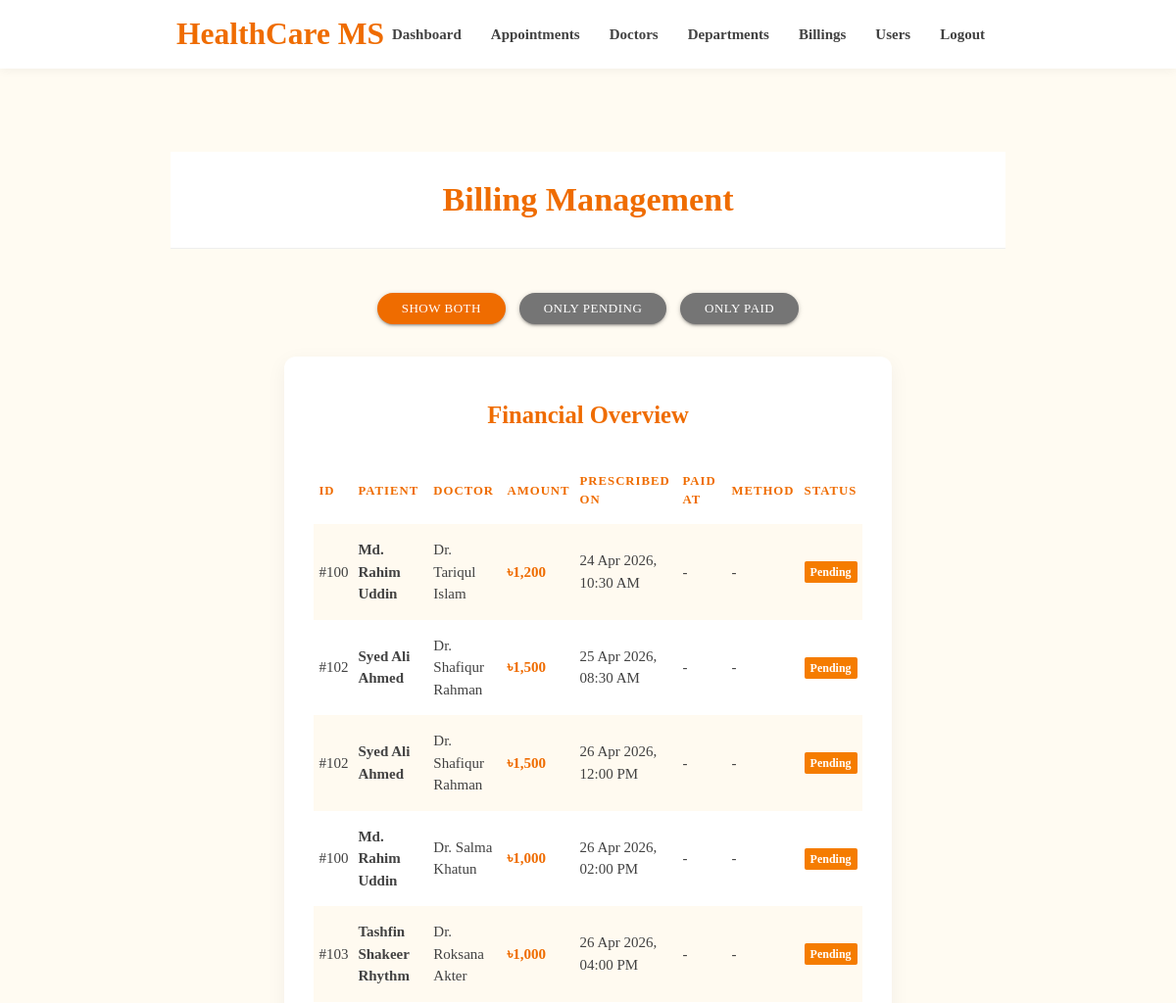
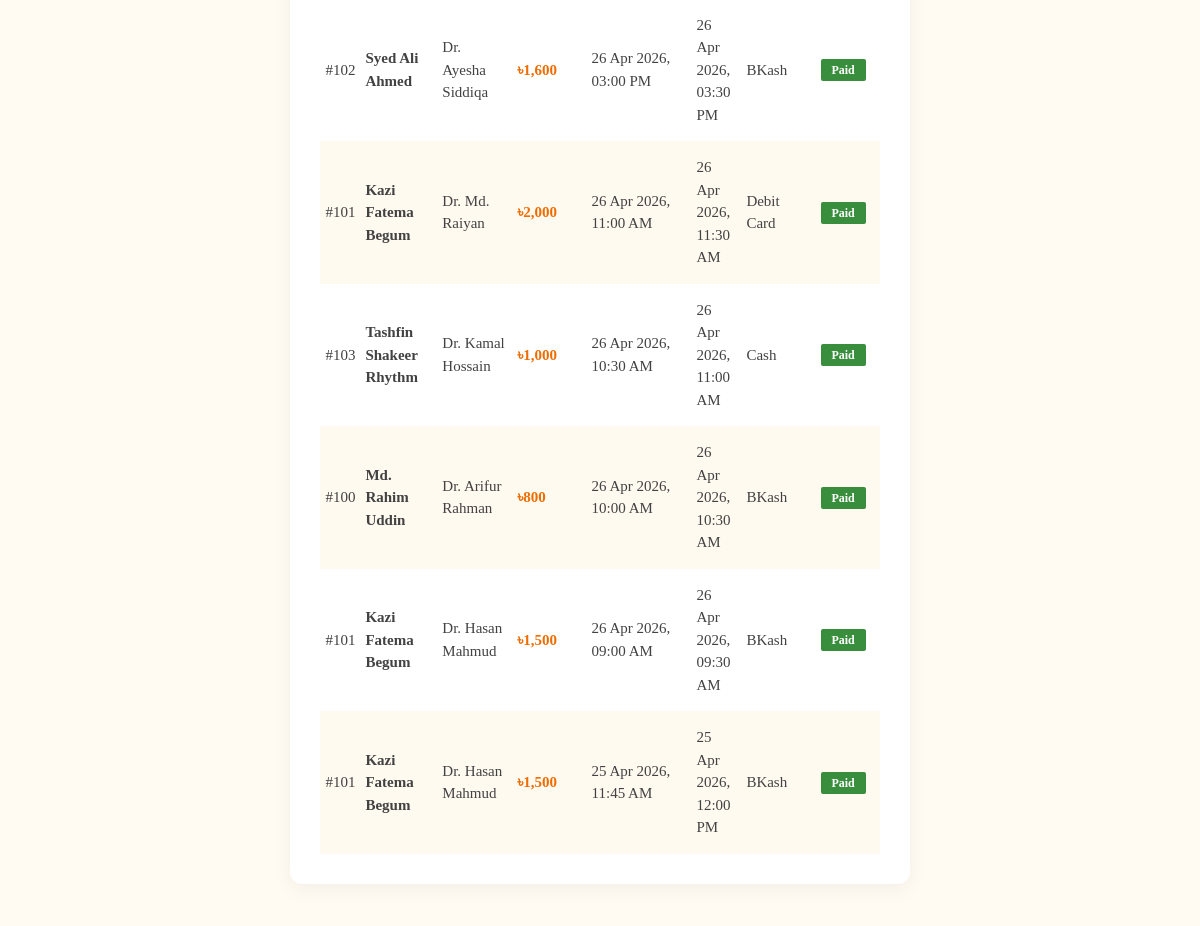
The app's page /admin/billing-list.php (signed in) with its own data (2 pictures, top to bottom).
### tables this page shows
CREATE TABLE `billings` (
    `id` int(11) NOT NULL AUTO_INCREMENT,
    `prescription_id` int(11) NOT NULL,
    `patient_id` int(11) NOT NULL,
    `amount` int(11) NOT NULL,
    `payment_method` varchar(50) DEFAULT NULL,
    `status` varchar(50) NOT NULL DEFAULT 'pending',
    `paid_at` datetime DEFAULT NULL,
    PRIMARY KEY (`id`),
    CONSTRAINT `fk_bill_prescription` FOREIGN KEY (`prescription_id`) REFERENCES `prescriptions` (`id`) ON DELETE CASCADE ON UPDATE CASCADE,
    CONSTRAINT `fk_bill_patient` FOREIGN KEY (`patient_id`) REFERENCES `users` (`id`) ON DELETE CASCADE ON UPDATE CASCADE
);

CREATE TABLE `users` (
    `id` int(11) NOT NULL,
    `name` varchar(100) NOT NULL,
    `email` varchar(100) NOT NULL,
    `password` varchar(100) NOT NULL,
    `role` enum('patient','doctor') NOT NULL DEFAULT 'patient',
    `timestamp` varchar(100) DEFAULT NULL,
    PRIMARY KEY (`id`),
    UNIQUE KEY `uq_email` (`email`)
);

CREATE TABLE `prescriptions` (
    `id` int(11) NOT NULL AUTO_INCREMENT,
    `doctor_id` int(11) NOT NULL,
    `patient_id` int(11) NOT NULL,
    `medications` varchar(500) NOT NULL,
    `instructions` varchar(1000) DEFAULT NULL,
    `created_at` datetime NOT NULL,
    PRIMARY KEY (`id`),
    CONSTRAINT `fk_presc_doctor` FOREIGN KEY (`doctor_id`) REFERENCES `doctors` (`id`) ON DELETE CASCADE ON UPDATE CASCADE,
    CONSTRAINT `fk_presc_patient` FOREIGN KEY (`patient_id`) REFERENCES `users` (`id`) ON DELETE CASCADE ON UPDATE CASCADE
);

### admin/billing-list.php (the view, shortened to what this page needs)
<?php require('layout/header.php'); ?>
<?php require('layout/topnav.php'); ?>
<?php require('layout/left-sidebar-short.php'); ?>
<?php require_once('../backends/connection-pdo.php'); ?>
<?php
$status_filter = isset($_GET['status']) ? $_GET['status'] : 'all';
$where_clause = "";
$sql = "SELECT b.*, p.created_at as prescription_time, u_doc.name as doctor_name, u_pat.name as patient_name, u_pat.id as patient_id
        FROM billings b
        JOIN prescriptions p ON b.prescription_id = p.id
        JOIN users u_doc ON p.doctor_id = u_doc.id
        JOIN users u_pat ON b.patient_id = u_pat.id
        WHERE 1=1 $where_clause
        ORDER BY (b.status = 'pending') DESC,
                 CASE WHEN b.status = 'pending' THEN p.created_at END ASC,
                 CASE WHEN b.status = 'completed' THEN b.paid_at END DESC";
$query = $pdoconn->prepare($sql);
$query->execute();
$billings = $query->fetchAll(PDO::FETCH_ASSOC);
?>
<div class="section admin-theme-bg center" style="margin-top: 20px;">
    <h4>Billing Management</h4>
</div>
<div class="container" style="margin-top: 40px; margin-bottom: 50px;">
    <div class="row">
        <div class="col s12 center" style="margin-bottom: 20px;">
            <a href="?status=all" class="btn-small <?php echo $status_filter == 'all' ? 'admin-theme-bg' : 'grey darken-1'; ?> waves-effect waves-light" style="margin: 5px; border-radius: 20px; padding: 0 25px;">Show Both</a>
            <a href="?status=pending" class="btn-small <?php echo $status_filter == 'pending' ? 'orange darken-2' : 'grey darken-1'; ?> waves-effect waves-light" style="margin: 5px; border-radius: 20px; padding: 0 25px;">Only Pending</a>
            <a href="?status=completed" class="btn-small <?php echo $status_filter == 'completed' ? 'green darken-2' : 'grey darken-1'; ?> waves-effect waves-light" style="margin: 5px; border-radius: 20px; padding: 0 25px;">Only Paid</a>
        </div>
    </div>
    <div class="row">
        <div class="col s12">
            <div class="card">
                <div class="card-content">
                    <h5 class="admin-theme-text" style="margin-bottom: 30px; font-weight: 700;">Financial Overview</h5>
                    <table class="highlight responsive-table striped">
                        <thead>
                            <tr>
                                <th>ID</th>
                                <th>Patient</th>
                                <th>Doctor</th>
                                <th>Amount</th>
                                <th>Prescribed On</th>
                                <th>Paid At</th>
                                <th>Method</th>
                                <th>Status</th>
                            </tr>
                        </thead>
                        <tbody>
                            <?php if (count($billings) > 0): ?>
                                <?php foreach ($billings as $bill): ?>
                                    <tr>
                                        <td>#<?php echo htmlspecialchars($bill['patient_id']); ?></td>
                                        <td>
                                            <div style="font-weight: 600;"><?php echo htmlspecialchars($bill['patient_name']); ?></div>
                                        </td>
                                        <td><?php echo htmlspecialchars($bill['doctor_name']); ?></td>
                                        <td style="font-weight: 700; color: #ef6c00;">৳<?php echo number_format($bill['amount']); ?></td>
                                        <td><?php echo date('d M Y, h:i A', strtotime($bill['prescription_time'])); ?></td>
                                        <td><?php echo $bill['paid_at'] ? date('d M Y, h:i A', strtotime($bill['paid_at'])) : '-'; ?></td>
                                        <td><?php echo $bill['payment_method'] ? htmlspecialchars($bill['payment_method']) : '-'; ?></td>
                                        <td>
                                            <?php if ($bill['status'] == 'completed'): ?>
                                                <span class="new badge green darken-2" data-badge-caption="" style="font-weight: 600;">Paid</span>
                                            <?php else: ?>
                                                <span class="new badge orange darken-2" data-badge-caption="" style="font-weight: 600;">Pending</span>
                                            <?php endif; ?>
                                        </td>
                                    </tr>
                                <?php endforeach; ?>
                            <?php else: ?>
                                <tr>
                                    <td colspan="8" class="center">No records found for the selected filter.</td>
                                </tr>
                            <?php endif; ?>
                        </tbody>
                    </table>
                </div>
            </div>
        </div>
    </div>
</div>
<?php require('layout/footer.php'); ?>

### css/form-style.css (style rules this page uses)
body { background: #ee6e73; font-family: "Roboto", sans-serif; -webkit-font-smoothing: antialiased; -moz-osx-font-smoothing: grayscale; }
.row { margin-bottom: 0 !important; }
.col { padding: 0 !important; }

### css/healthcare-theme.css (style rules this page uses)
:root { --primary: #6b9080; --primary-dark: #4a6a5c; --primary-light: #8ca699; --bg-light: #f4f7f6; }
body { background-color: var(--bg-light); }
.btn, .btn-large, .btn-small { background-color: var(--primary) !important; }
.badge.new { background-color: var(--primary); }

### admin/layout/header.php (style rules this page uses)
:root { --admin-primary: #ef6c00; --admin-primary-light: #ff9800; --admin-accent: #ffcc80; --admin-bg: #fffbf2; --admin-card-bg: #ffffff; --admin-text: #424242; }
body { background-color: var(--admin-bg); color: var(--admin-text); font-family: 'Bree Serif', serif; }
.admin-theme-bg { background: var(--admin-primary) !important; }
.admin-theme-text { color: var(--admin-primary) !important; }
.section.admin-theme-bg { background: white !important; color: var(--admin-primary) !important; padding: 30px 0 !important; border-bottom: 1px solid #eee; }
.section.admin-theme-bg h4 { margin: 0; font-weight: 700; color: var(--admin-primary); }
.card { border-radius: 12px; box-shadow: 0 5px 20px rgba(0,0,0,0.05); border: none; }
.card-content { padding: 30px !important; }
table.striped > tbody > tr:nth-child(odd) { background-color: #fffaf0; }
th { color: var(--admin-primary); text-transform: uppercase; font-size: 0.85rem; letter-spacing: 1px; }

### records on screen
billings: patient "100", patient.name "Md. Rahim Uddin", users.name "Dr. Tariqul Islam", amount "1,200", prescription.created_at "24 Apr 2026, 10:30 AM", status "Pending"
billings: patient "102", patient.name "Syed Ali Ahmed", users.name "Dr. Shafiqur Rahman", amount "1,500", prescription.created_at "25 Apr 2026, 08:30 AM", status "Pending"
billings: patient "102", patient.name "Syed Ali Ahmed", users.name "Dr. Shafiqur Rahman", amount "1,500", prescription.created_at "26 Apr 2026, 12:00 PM", status "Pending"
billings: patient "100", patient.name "Md. Rahim Uddin", users.name "Dr. Salma Khatun", amount "1,000", prescription.created_at "26 Apr 2026, 02:00 PM", status "Pending"
billings: patient "103", patient.name "Tashfin Shakeer Rhythm", users.name "Dr. Roksana Akter", amount "1,000", prescription.created_at "26 Apr 2026, 04:00 PM", status "Pending"
billings: patient "102", patient.name "Syed Ali Ahmed", users.name "Dr. Ayesha Siddiqa", amount "1,600", prescription.created_at "26 Apr 2026, 03:00 PM", paid_at "26 Apr 2026, 03:30 PM", payment_method "BKash", status "Paid"
billings: patient "101", patient.name "Kazi Fatema Begum", users.name "Dr. Md. Raiyan", amount "2,000", prescription.created_at "26 Apr 2026, 11:00 AM", paid_at "26 Apr 2026, 11:30 AM", payment_method "Debit Card", status "Paid"
billings: patient "103", patient.name "Tashfin Shakeer Rhythm", users.name "Dr. Kamal Hossain", amount "1,000", prescription.created_at "26 Apr 2026, 10:30 AM", paid_at "26 Apr 2026, 11:00 AM", payment_method "Cash", status "Paid"
billings: patient "100", patient.name "Md. Rahim Uddin", users.name "Dr. Arifur Rahman", amount "800", prescription.created_at "26 Apr 2026, 10:00 AM", paid_at "26 Apr 2026, 10:30 AM", payment_method "BKash", status "Paid"
billings: patient "101", patient.name "Kazi Fatema Begum", users.name "Dr. Hasan Mahmud", amount "1,500", prescription.created_at "26 Apr 2026, 09:00 AM", paid_at "26 Apr 2026, 09:30 AM", payment_method "BKash", status "Paid"
billings: patient "101", patient.name "Kazi Fatema Begum", users.name "Dr. Hasan Mahmud", amount "1,500", prescription.created_at "25 Apr 2026, 11:45 AM", paid_at "25 Apr 2026, 12:00 PM", payment_method "BKash", status "Paid"
